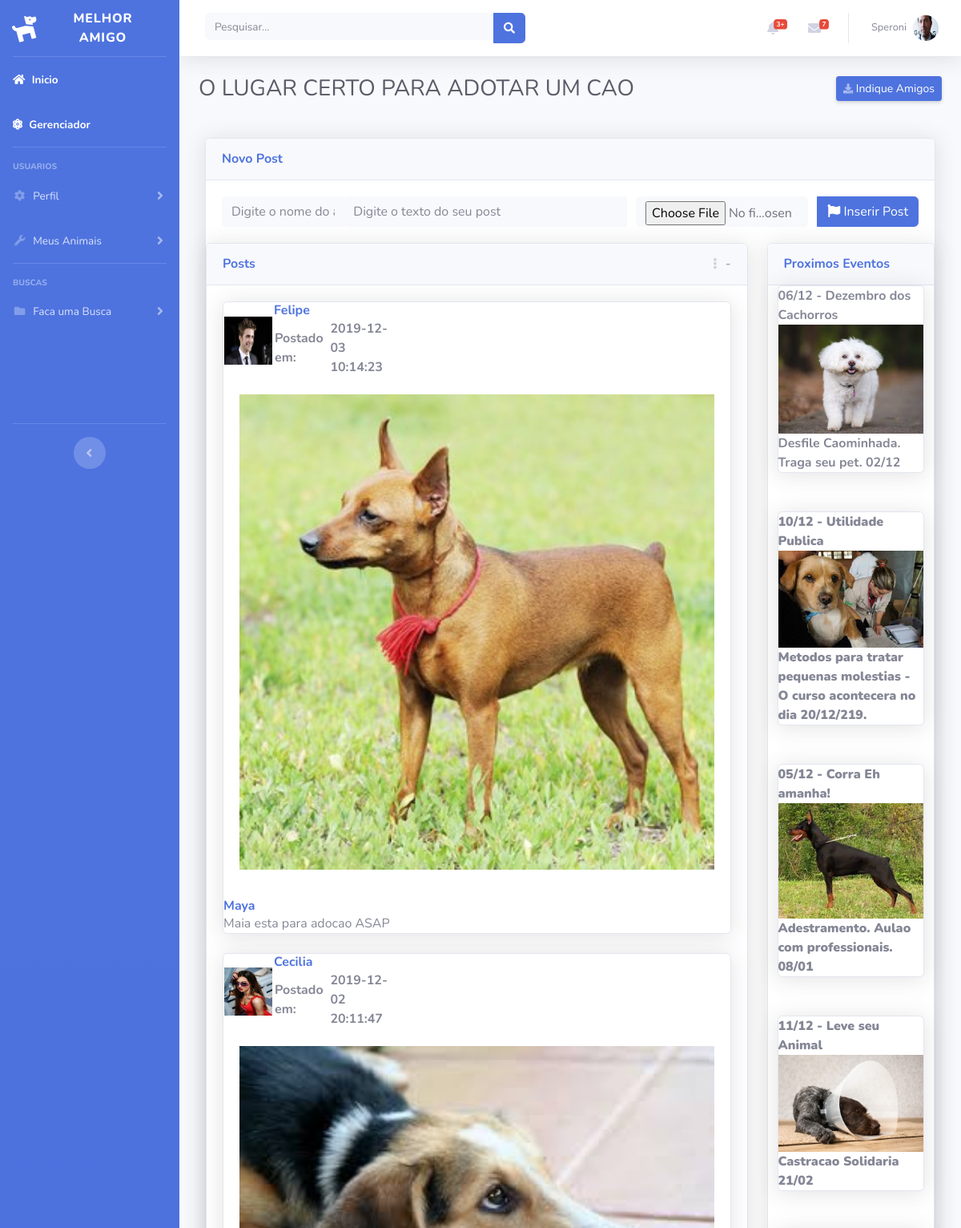
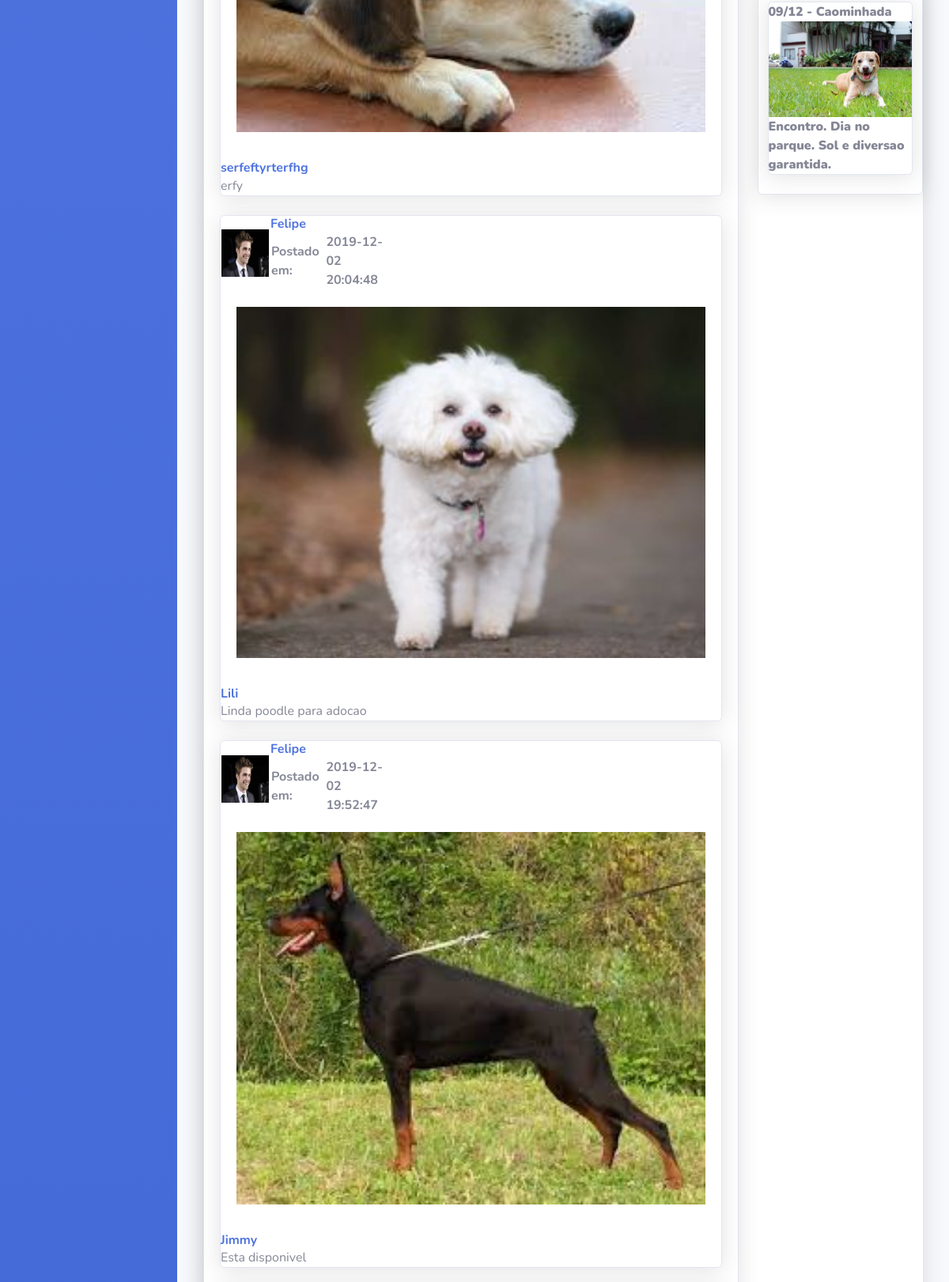
Page /index.php (signed in, upper part) on the committed database (2 pictures, top to bottom).
### tables this page shows
CREATE TABLE `posts` (
  `idposts` int(11) NOT NULL,
  `foto` varchar(256) NOT NULL,
  `descricao` varchar(256) NOT NULL,
  `dt_criacao` datetime NOT NULL DEFAULT CURRENT_TIMESTAMP,
  `dt_fim` date NOT NULL,
  `id_user` int(11) NOT NULL,
  `nomeanimal` varchar(50) DEFAULT NULL
);

CREATE TABLE `users` (
  `idusers` int(11) NOT NULL,
  `nome` varchar(45) NOT NULL,
  `email` varchar(60) NOT NULL,
  `password` varchar(45) NOT NULL,
  `foto` varchar(50) DEFAULT NULL
);

CREATE TABLE `anuncios` (
  `id` int(11) NOT NULL,
  `foto` varchar(256) NOT NULL,
  `descricao` text NOT NULL,
  `dt_inicio` date NOT NULL,
  `dt_fim` date NOT NULL,
  `status` int(11) NOT NULL,
  `titulo` varchar(256) DEFAULT NULL
);

### PostDAO.php (called while the page is built, shortened)
</<?php
require_once 'Database.php';
 class PostDAO{
 	private $conexao;
 	public function __construct(){
 		$db = new Database();
 		$this->conexao = $db->getConexao();
 	}
 	public function getPosts(){
 		$sql = "SELECT p.idposts, p.descricao, p.foto, p.dt_criacao, p.dt_fim, p.nomeanimal, u.nome as user, u.foto as fotouser FROM posts as p join users as u on u.idusers=p.id_user order by p.dt_criacao DESC";
 		$stmt = $this->conexao->query($sql);
 		$posts = $stmt->fetchAll(PDO::FETCH_ASSOC);
 		return $posts;
 	}
 }

### AnuncioDAO.php (called while the page is built, shortened)
</<?php
require_once 'Database.php';
 class AnuncioDAO{
 	private $conexao;
 	public function __construct(){
 		$db = new Database();
 		$this->conexao = $db->getConexao();
 	}
 	public function getAnuncios(){
 		$sql = "select * from anuncios where  status=1 ORDER BY RAND() limit 5";
 		$stmt = $this->conexao->query($sql);
 		$posts = $stmt->fetchAll(PDO::FETCH_ASSOC);
 		return $posts;
 	}
 }

### Database.php (called while the page is built, shortened)
<?php
class Database
{
    public static $conexao;
    public static function getConexao(){
        $dsn = 'mysql://host='.self::HOST.';dbname='.self::DATABASE;
        try{
            self::$conexao = new PDO($dsn, self::USER, self::PASSWORD);
            self::$conexao->setAttribute( PDO::ATTR_ERRMODE, PDO::ERRMODE_EXCEPTION );
            return self::$conexao;
        }catch (PDOException $e){
            throw new PDOException($e);
        }
    }
}

### index.php (the view, shortened to what this page needs)
<!DOCTYPE html>
<html lang="en">
<head>
  <link href="vendor/fontawesome-free/css/all.min.css" rel="stylesheet" type="text/css">
  <link href="css/sb-admin-2.min.css" rel="stylesheet">
</head>
<body id="page-top">
  <div id="wrapper">
    <ul class="navbar-nav bg-gradient-primary sidebar sidebar-dark accordion" id="accordionSidebar">
      <a class="sidebar-brand d-flex align-items-center justify-content-center" href="index.php">
        <div class="sidebar-brand-icon rotate-n-15">
          <i class="fas fa-dog"></i>
        </div>
        <div class="sidebar-brand-text mx-3">Melhor Amigo <sup></sup></div>
      </a>
      <hr class="sidebar-divider my-0">
      <li class="nav-item active">
        <a class="nav-link" href="index.php">
          <i class="fas fa-home"></i>
          <span>Inicio</span></a>
      </li>
      <li class="nav-item active">
        <a class="nav-link" href="explore.php">
          <i class="fas fa-atom"></i>
          <span>Gerenciador</span></a>
      </li>
      <hr class="sidebar-divider">
<?php include_once "formLogin2.php"; ?>
      <div class="sidebar-heading">
        Buscas
      </div>
      <li class="nav-item">
        <a class="nav-link collapsed" href="#" data-toggle="collapse" data-target="#collapsePages" aria-expanded="true" aria-controls="collapsePages">
          <i class="fas fa-fw fa-folder"></i>
          <span>Faca uma Busca</span>
        </a>
      </li>
      <li class="nav-item">
        <a class="nav-link" href="charts.html">
          <span></span></a>
      </li>
      <li class="nav-item">
        <a class="nav-link" href="tables.html">
          <span></span></a>
      </li>
      <hr class="sidebar-divider d-none d-md-block">
      <div class="text-center d-none d-md-inline">
        <button class="rounded-circle border-0" id="sidebarToggle"></button>
      </div>
    </ul>
    <div id="content-wrapper" class="d-flex flex-column">
      <div id="content">
        <nav class="navbar navbar-expand navbar-light bg-white topbar mb-4 static-top shadow">
          <form class="d-none d-sm-inline-block form-inline mr-auto ml-md-3 my-2 my-md-0 mw-100 navbar-search">
            <div class="input-group">
              <input type="text" class="form-control bg-light border-0 small" placeholder="Pesquisar..." aria-label="Search" aria-describedby="basic-addon2">
              <div class="input-group-append">
                <button class="btn btn-primary" type="button">
                  <i class="fas fa-search fa-sm"></i>
                </button>
              </div>
            </div>
          </form>
<?php include_once "formLogin.php"; ?>
        </nav>
        <div class="container-fluid">
          <div class="d-sm-flex align-items-center justify-content-between mb-4">
            <h1 class="h3 mb-0 text-gray-800">O LUGAR CERTO PARA ADOTAR UM CAO</h1>
            <a href="#" class="d-none d-sm-inline-block btn btn-sm btn-primary shadow-sm"><i class="fas fa-download fa-sm text-white-50"></i> Indique Amigos</a>
          </div>
          <div class="row">
           <div class="card-body row">
                  <div class="col-lg-12">
              <div class="card shadow mb-4">
                <div class="card-header py-3">
                  <h6 class="m-0 font-weight-bold text-primary">Novo Post</h6>
                </div>
                <div class="card-body col-lg-12">
                  <form method="post" action="novoPost.php" enctype="multipart/form-data">
                    <div class="input-group">
                    <input type="text" name= "nome" class="form-control bg-light border-0 small" placeholder="Digite o nome do animal" aria-label="Search" aria-describedby="basic-addon2">
                    <div class="input-group-append">
                      <div class="input-group">
                    <input type="text" name= "descricao" class="form-control bg-light border-0 small" placeholder="Digite o texto do seu post" aria-label="Search" aria-describedby="basic-addon2">
                    <div class="input-group col-lg-4">
                    <input type="file" name="foto" class="form-control bg-light border-0 small" placeholder="Digite o Caminho do Arquivo" aria-label="Search" aria-describedby="basic-addon2"></div>
                    <div class="input-group-append">
                    <button type="submit" class="btn btn-primary" type="button">
                    <i class="fas fa-flag"></i>
                    <span class="text">Inserir Post</span>
                    </button>
                  </form>
              </div>
            </div>
                </div>
              </div>
            </div>
          <div class="row">
            <div class="col-xl-9 col-lg-9">
              <div class="card shadow mb-4">
                <div class="card-header py-3 d-flex flex-row align-items-center justify-content-between">
                  <h6 class="m-0 font-weight-bold text-primary">Posts</h6>
                  <div class="dropdown no-arrow">
                    <a class="dropdown-toggle" href="#" role="button" id="dropdownMenuLink" data-toggle="dropdown" aria-haspopup="true" aria-expanded="false">
                      <i class="fas fa-ellipsis-v fa-sm fa-fw text-gray-400"></i>
                    </a>
                    -
                  </div>
                </div>
                <div class="card-body row">
<?php
                    require_once "PostDAO.php";
                    require_once "UserDAO.php";
                    $p = new PostDAO();
                    $posts = $p->getPosts();
?>
                    <?php foreach ($posts  as $key => $value) : ?>
                      <br>
                      <div class='col-sm-12'>
                        <div class="card shadow mb-4">
                            <table style="width: 35%">
                              <tr><th><img width="60px" height="60px"  src="<?php echo $value['fotouser'] ?>"></a></th>
                              <th><h6 class="m-0 font-weight-bold text-primary"><div><?php echo $value['user'] ?></h6>
                              <table><tr><th><span>Postado em:</span></th><th><div><?php echo  $value['dt_criacao'] ?></div></th></tr></th></tr></table>
                              <p><a href="<?php echo $value['foto'] ?>"><img border="10px" width="100%" style="padding: 20px" src="<?php echo $value['foto'] ?>"></a><br>
                              <h6 class="m-0 font-weight-bold text-primary"><?php echo $value['nomeanimal'] ?></h6>
                              <span><?php echo $value['descricao'] ?></span>
                        </div>
                      </div>
                    <?php endforeach; ?>
                </div>
              </div>
            </div>
            <div class="col-xl-3 col-lg-3">
              <div class="card shadow mb-4">
                <div class="card-header py-3 d-flex flex-row align-items-center justify-content-between">
                  <h6 class="m-0 font-weight-bold text-primary">Proximos Eventos</h6>
                </div>
<?php
                  require_once "AnuncioDAO.php";
                  $p = new AnuncioDAO();
                  $anuncios = $p->getAnuncios();
?>
                  <?php foreach ($anuncios  as $key => $value) : ?>
                    <br>
                    <div class='col-sm-12'>
                      <div class="card shadow mb-4">
                        <b><?php echo  $value['titulo']?>
                        <a href="<?php echo $value['foto'] ?>"><img width="100%" src="<?php echo $value['foto'] ?>"></a><br>
                        <?php echo  $value['descricao']?>
                      </div>
                    </div>
                  <?php endforeach; ?>
              </div>
            </div>
          </div>
      </div>
    </div>
  </div>
</body>
</html>

### rows in the picture
posts: id_user.foto (picture), id_user.nome "Felipe", dt_criacao "2019-12-03 10:14:23", foto (picture), nomeanimal "Maya", descricao "Maia esta para adocao ASAP"
posts: id_user.foto (picture), id_user.nome "Cecilia", dt_criacao "2019-12-02 20:11:47", foto (picture), nomeanimal "serfeftyrterfhg", descricao "erfy"
posts: id_user.foto (picture), id_user.nome "Felipe", dt_criacao "2019-12-02 20:04:48", foto (picture), nomeanimal "Lili", descricao "Linda poodle para adocao"
posts: id_user.foto (picture), id_user.nome "Felipe", dt_criacao "2019-12-02 19:52:47", foto (picture), nomeanimal "Jimmy", descricao "Esta disponivel"
anuncios: titulo "06/12 - Dezembro dos Cachorros", foto (picture), descricao "Desfile Caominhada. Traga seu pet. 02/12"
anuncios: titulo "10/12 - Utilidade Publica", foto (picture), descricao "Metodos para tratar pequenas molestias - O curso acontecera no dia 20/12/219."
anuncios: titulo "05/12 - Corra Eh amanha!", foto (picture), descricao "Adestramento. Aulao com professionais. 08/01"
anuncios: titulo "11/12 - Leve seu Animal", foto (picture), descricao "Castracao Solidaria 21/02"
anuncios: titulo "09/12 - Caominhada", foto (picture), descricao "Encontro. Dia no parque. Sol e diversao garantida."

### other values in the picture
$_SESSION['nome'] "Speroni"
